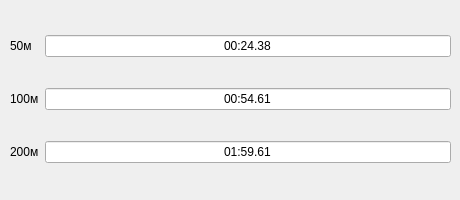
         <widget class="QWidget" name="tab_26">
          <attribute name="title">
           <string>Жінки</string>
          </attribute>
          <widget class="QWidget" name="layoutWidget_12">
           <property name="geometry">
            <rect>
             <x>10</x>
             <y>10</y>
             <width>441</width>
             <height>181</height>
            </rect>
           </property>
           <layout class="QGridLayout" name="gridLayout_14">
            <item row="2" column="1">
             <widget class="QLineEdit" name="lineEdit_25m_but_women200">
              <property name="text">
               <string>01:59.61</string>
              </property>
              <property name="alignment">
               <set>Qt::AlignCenter</set>
              </property>
             </widget>
            </item>
            <item row="0" column="0">
             <widget class="QLabel" name="label_86">
              <property name="text">
               <string>50м</string>
              </property>
             </widget>
            </item>
            <item row="2" column="0">
             <widget class="QLabel" name="label_90">
              <property name="text">
               <string>200м</string>
              </property>
             </widget>
            </item>
            <item row="0" column="1">
             <widget class="QLineEdit" name="lineEdit_25m_but_women50">
              <property name="text">
               <string>00:24.38</string>
              </property>
              <property name="alignment">
               <set>Qt::AlignCenter</set>
              </property>
             </widget>
            </item>
            <item row="1" column="1">
             <widget class="QLineEdit" name="lineEdit_25m_but_women100">
              <property name="text">
               <string>00:54.61</string>
              </property>
              <property name="alignment">
               <set>Qt::AlignCenter</set>
              </property>
             </widget>
            </item>
            <item row="1" column="0">
             <widget class="QLabel" name="label_88">
              <property name="text">
               <string>100м</string>
              </property>
             </widget>
            </item>
           </layout>
          </widget>
         </widget>
